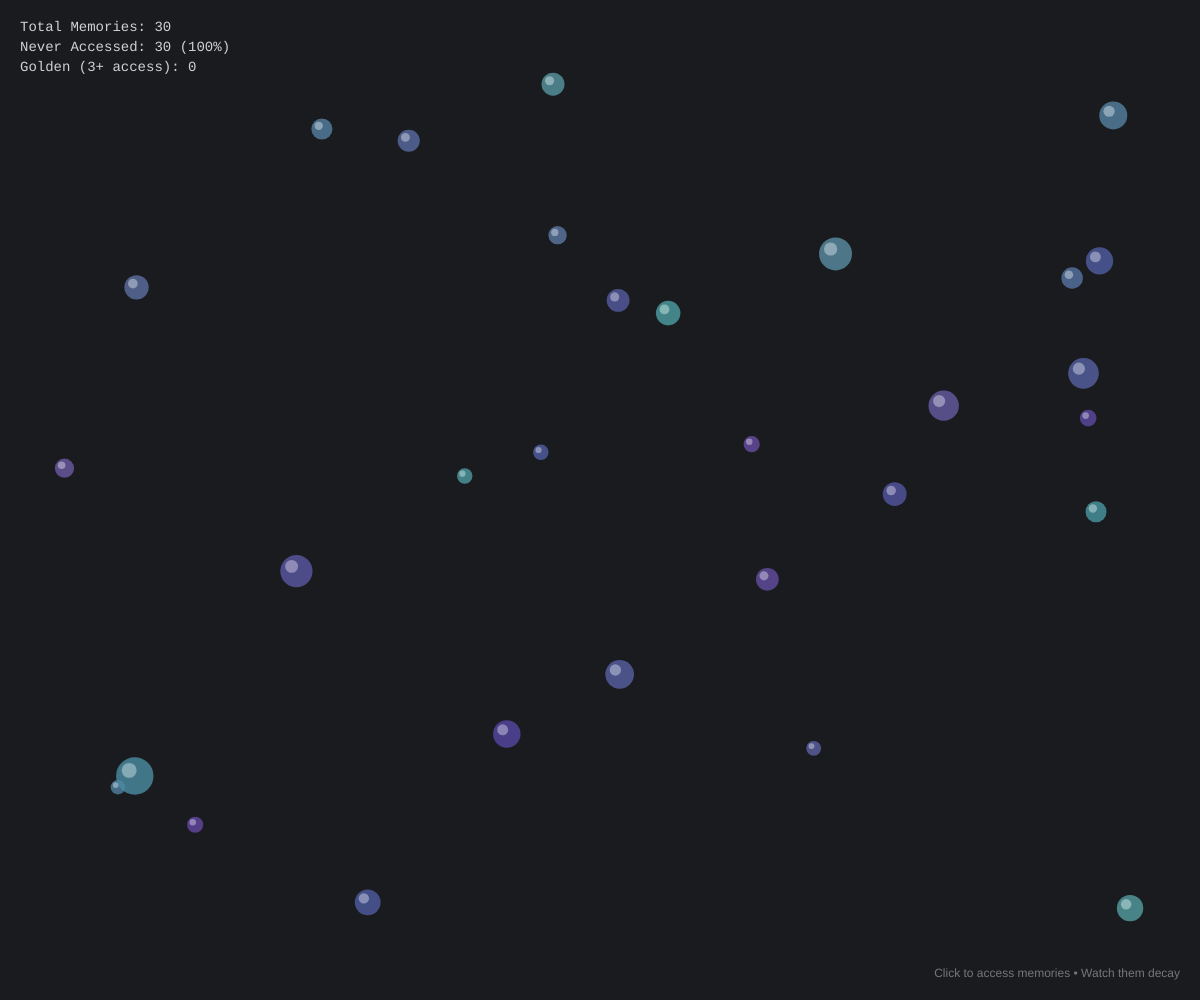
Frame 1 (no input)
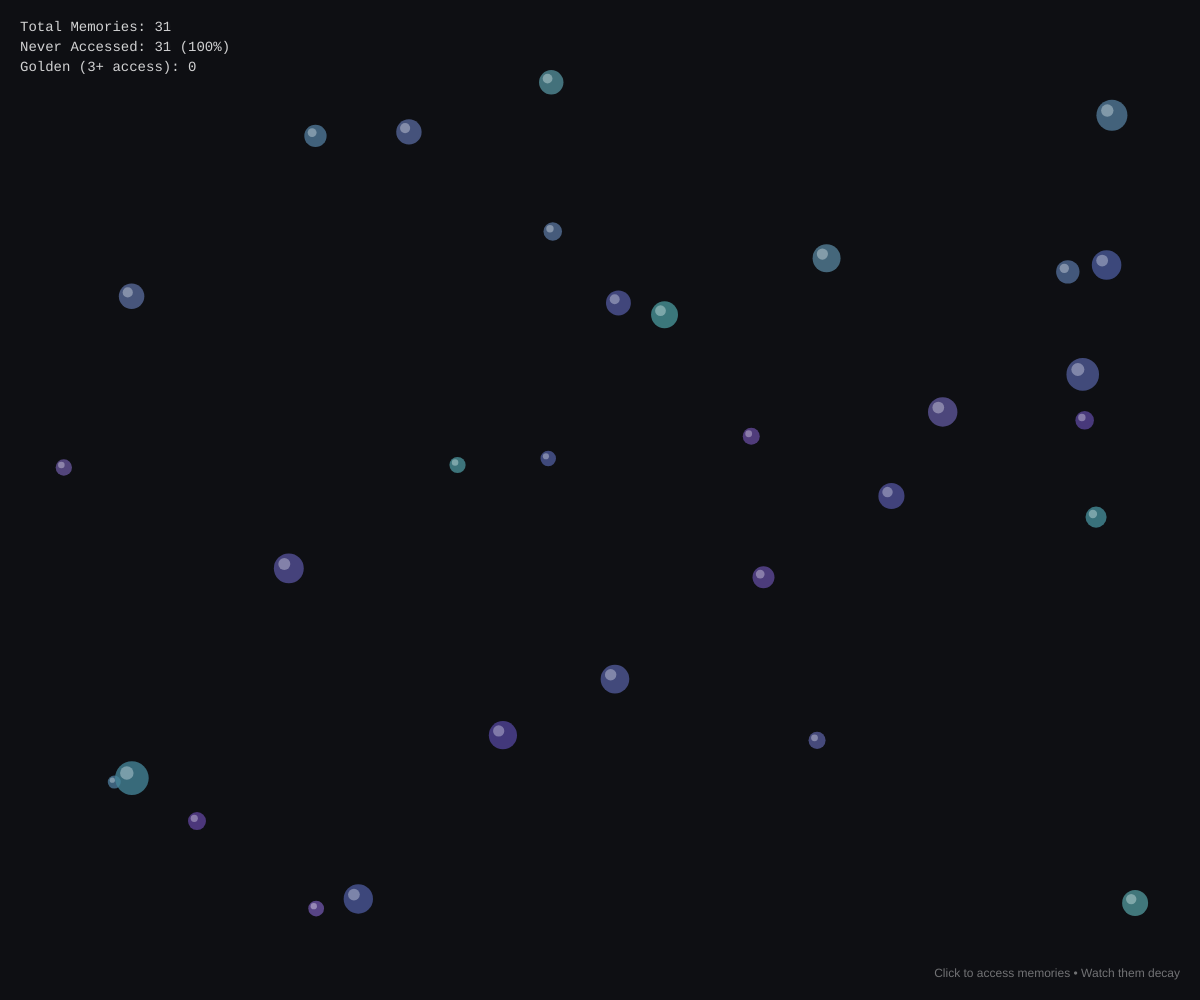
Frame 60 (no input)
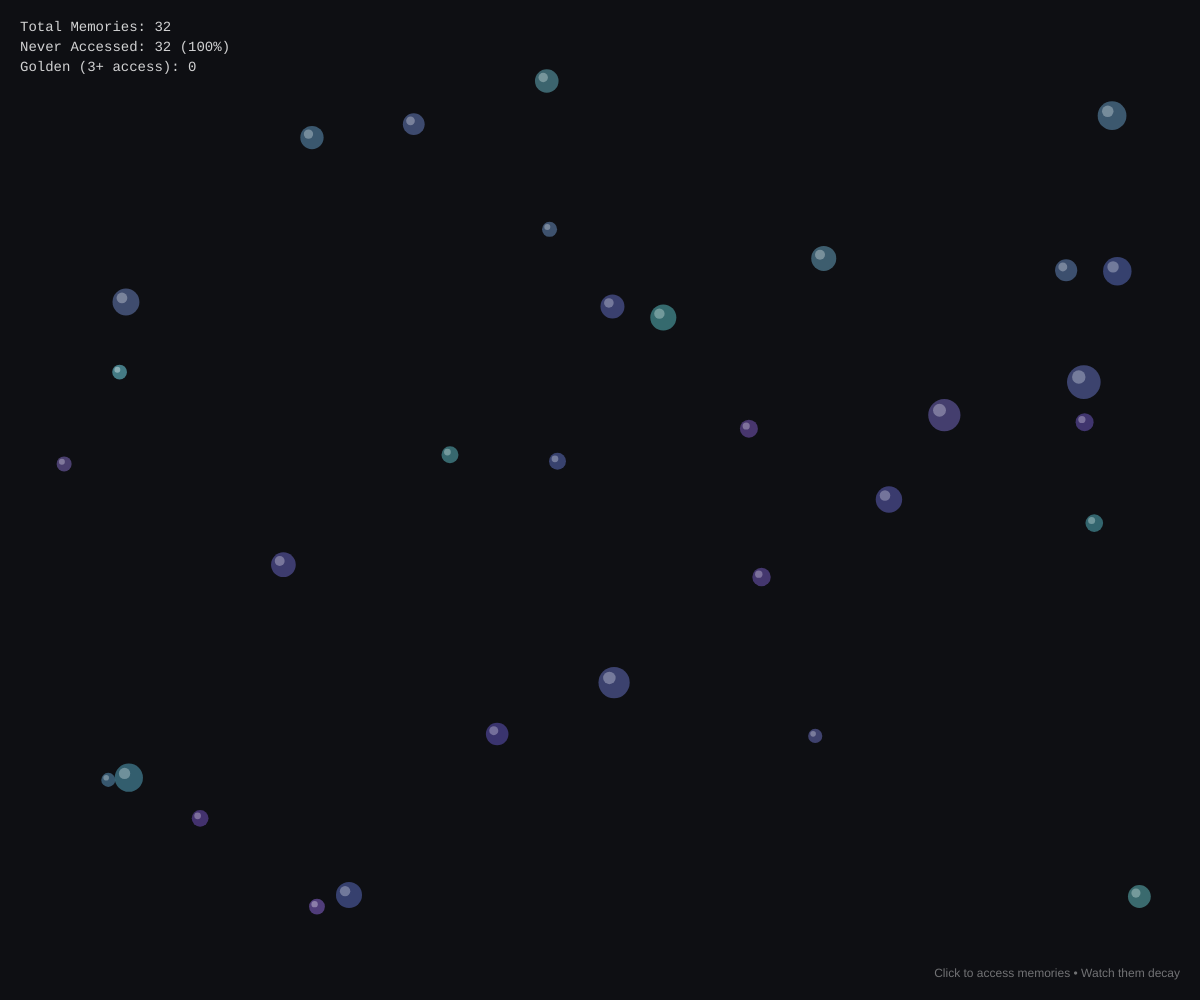
Frame 120 (the mouse pressed at the canvas centre since frame 60)

The p5.js sketch that drew these frames (run headless with seeded random() and noise() and a simulated clock; from frame 60 on, the mouse is pressed at the canvas centre):

// p5.js sketch
// ── sketch.js
/**
 * Memory Decay Visualization
 * Daily Wonder - 2026-03-07
 * 
 * Concept: Visualizing how agent memories decay over time.
 * Based on research findings:
 * - 43% of memories are never accessed
 * - 3-access threshold improves relevance
 * 
 * Interactions:
 * - Click near particles to "access" them
 * - Watch unaccessed memories fade and disappear
 * - Golden particles = accessed 3+ times (threshold effect)
 */

let memories = [];
const MAX_MEMORIES = 80;
const SPAWN_INTERVAL = 60; // frames between spawns
const ACCESS_RADIUS = 60;
const DECAY_RATE = 0.001;
const GOLDEN_THRESHOLD = 3;

let frameCounter = 0;

function setup() {
  createCanvas(windowWidth, windowHeight);
  colorMode(HSB, 360, 100, 100, 100);
  noStroke();
  
  // Initialize with some memories
  for (let i = 0; i < 30; i++) {
    spawnMemory();
  }
}

function draw() {
  // Dark background with slight trail effect
  background(230, 30, 8, 95);
  
  frameCounter++;
  
  // Spawn new memories periodically
  if (frameCounter % SPAWN_INTERVAL === 0 && memories.length < MAX_MEMORIES) {
    spawnMemory();
  }
  
  // Update and draw all memories
  for (let i = memories.length - 1; i >= 0; i--) {
    let m = memories[i];
    m.update();
    m.draw();
    
    // Remove dead memories
    if (m.isDead()) {
      memories.splice(i, 1);
    }
  }
  
  // Draw stats
  drawStats();
  
  // Draw instructions
  drawInstructions();
}

function spawnMemory() {
  memories.push(new Memory(
    random(50, width - 50),
    random(80, height - 80)
  ));
}

function mousePressed() {
  // Access memories near click
  for (let m of memories) {
    let d = dist(mouseX, mouseY, m.x, m.y);
    if (d < ACCESS_RADIUS) {
      m.access();
    }
  }
}

function windowResized() {
  resizeCanvas(windowWidth, windowHeight);
}

function drawStats() {
  let total = memories.length;
  let neverAccessed = memories.filter(m => m.accessCount === 0).length;
  let golden = memories.filter(m => m.accessCount >= GOLDEN_THRESHOLD).length;
  let percentage = total > 0 ? Math.round((neverAccessed / total) * 100) : 0;
  
  push();
  fill(0, 0, 100, 80);
  textSize(14);
  textFont('monospace');
  textAlign(LEFT, TOP);
  
  let y = 20;
  text(`Total Memories: ${total}`, 20, y);
  text(`Never Accessed: ${neverAccessed} (${percentage}%)`, 20, y + 20);
  text(`Golden (3+ access): ${golden}`, 20, y + 40);
  pop();
}

function drawInstructions() {
  push();
  fill(0, 0, 100, 40);
  textSize(12);
  textAlign(RIGHT, BOTTOM);
  text('Click to access memories • Watch them decay', width - 20, height - 20);
  pop();
}

class Memory {
  constructor(x, y) {
    this.x = x;
    this.y = y;
    this.baseSize = random(15, 35);
    this.size = this.baseSize;
    this.brightness = 100;
    this.accessCount = 0;
    this.life = 1.0; // 1.0 = full life, 0 = dead
    this.age = 0;
    
    // Subtle floating motion
    this.offsetX = random(1000);
    this.offsetY = random(1000);
    this.driftSpeed = random(0.003, 0.008);
    
    // Visual properties
    this.hue = random(180, 260); // Blue-purple range for normal memories
    this.saturation = random(60, 80);
    
    // Pulse effect
    this.pulsePhase = random(TWO_PI);
    this.pulseSpeed = random(0.02, 0.04);
  }
  
  update() {
    this.age++;
    
    // Decay over time (slower if accessed more)
    let decayMultiplier = map(this.accessCount, 0, 5, 1.0, 0.3);
    this.life -= DECAY_RATE * decayMultiplier;
    this.life = max(0, this.life);
    
    // Update visual properties based on life
    if (this.accessCount < GOLDEN_THRESHOLD) {
      this.brightness = map(this.life, 0, 1, 10, 80);
      this.size = this.baseSize * map(this.life, 0, 1, 0.3, 1.0);
    } else {
      // Golden memories stay bright longer
      this.brightness = map(this.life, 0, 1, 30, 100);
      this.size = this.baseSize * map(this.life, 0, 1, 0.5, 1.2);
    }
    
    // Subtle drift
    this.x += (noise(this.offsetX) - 0.5) * 0.5;
    this.y += (noise(this.offsetY) - 0.5) * 0.5;
    this.offsetX += this.driftSpeed;
    this.offsetY += this.driftSpeed;
    
    // Keep in bounds
    this.x = constrain(this.x, 20, width - 20);
    this.y = constrain(this.y, 60, height - 40);
    
    // Pulse
    this.pulsePhase += this.pulseSpeed;
  }
  
  draw() {
    push();
    translate(this.x, this.y);
    
    let pulse = sin(this.pulsePhase) * 0.1 + 1;
    let displaySize = this.size * pulse;
    
    // Determine color based on access count
    let h, s, b;
    if (this.accessCount >= GOLDEN_THRESHOLD) {
      // Golden - accessed enough times
      h = 45; // Gold hue
      s = 80;
      b = this.brightness;
    } else if (this.accessCount > 0) {
      // Accessed but not golden - warmer color
      h = map(this.accessCount, 1, GOLDEN_THRESHOLD - 1, this.hue, 60);
      s = this.saturation;
      b = this.brightness;
    } else {
      // Never accessed - cool colors, fading
      h = this.hue;
      s = this.saturation * 0.7;
      b = this.brightness * 0.8;
    }
    
    // Glow effect for active memories
    if (this.accessCount > 0) {
      let glowAlpha = map(this.accessCount, 1, 5, 15, 30) * (this.life);
      fill(h, s * 0.5, b, glowAlpha);
      ellipse(0, 0, displaySize * 2.5);
      
      fill(h, s * 0.7, b, glowAlpha * 1.5);
      ellipse(0, 0, displaySize * 1.8);
    }
    
    // Main particle
    fill(h, s, b, 80 * this.life);
    ellipse(0, 0, displaySize);
    
    // Inner highlight
    fill(h, s * 0.3, min(100, b + 20), 60 * this.life);
    ellipse(-displaySize * 0.15, -displaySize * 0.15, displaySize * 0.4);
    
    // Access count indicator for golden memories
    if (this.accessCount >= GOLDEN_THRESHOLD) {
      fill(45, 90, 100, 70 * this.life);
      textSize(10);
      textAlign(CENTER, CENTER);
      text(this.accessCount, 0, 0);
    }
    
    pop();
  }
  
  access() {
    this.accessCount++;
    // Refresh life partially on access
    this.life = min(1.0, this.life + 0.3);
    this.brightness = 100;
    
    // Visual feedback - spawn access ripple
    this.pulsePhase = 0;
    
    // Grow slightly
    this.baseSize = min(45, this.baseSize + 2);
  }
  
  isDead() {
    return this.life <= 0;
  }
}
